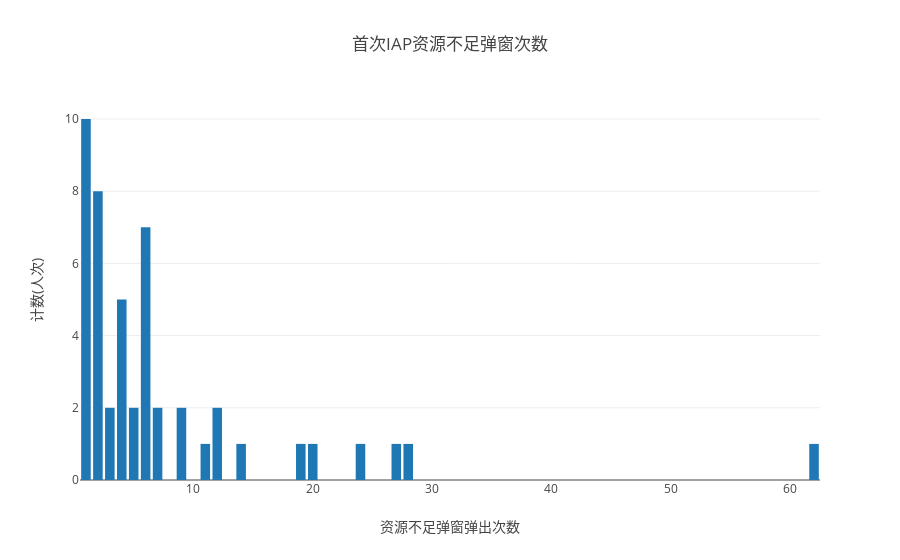

Notebook code for this chart:
### Code cell
fig = {
    'data': [
            go.Bar(
                x = pd_dist["times"],
                y = pd_dist["count"],
                
            ),
        
    ],
    'layout': {'title': '首次IAP资源不足弹窗次数',
               'showlegend': False,
                "xaxis":dict(
                    title='资源不足弹窗弹出次数',
                 ),
                "yaxis":dict(
                    title='计数(人次)',
                 ),}
}
po.iplot(fig)

### Figure 1 — Plotly figure (JSON) as saved in the notebook; plotly's stock layout.template omitted (floating-point values rounded to 4 significant figures)
{"data": [{"type": "bar", "uid": "b4233ac5-3c32-4272-9616-8e52d46cb68f", "x": [1, 2, 3, 4, 5, 6, 7, 9, 11, 12, 14, 19, 20, 24, 27, 28, 62], "y": [10, 8, 2, 5, 2, 7, 2, 2, 1, 2, 1, 1, 1, 1, 1, 1, 1]}], "layout": {"showlegend": false, "title": {"text": "首次IAP资源不足弹窗次数"}, "xaxis": {"title": {"text": "资源不足弹窗弹出次数"}}, "yaxis": {"title": {"text": "计数(人次)"}}}}
